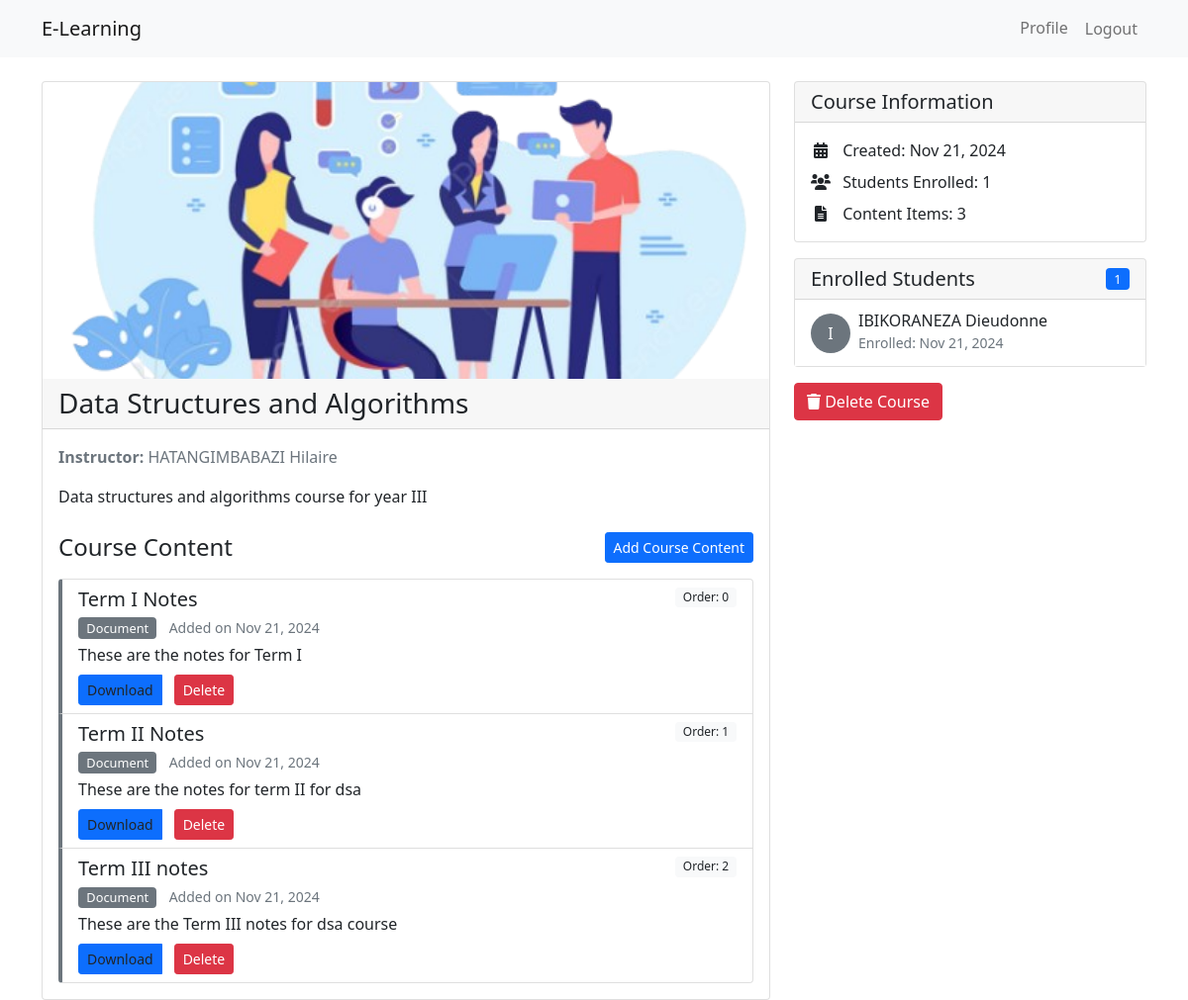
/courses/1/ (signed in), run on an earlier commit of the app's database.
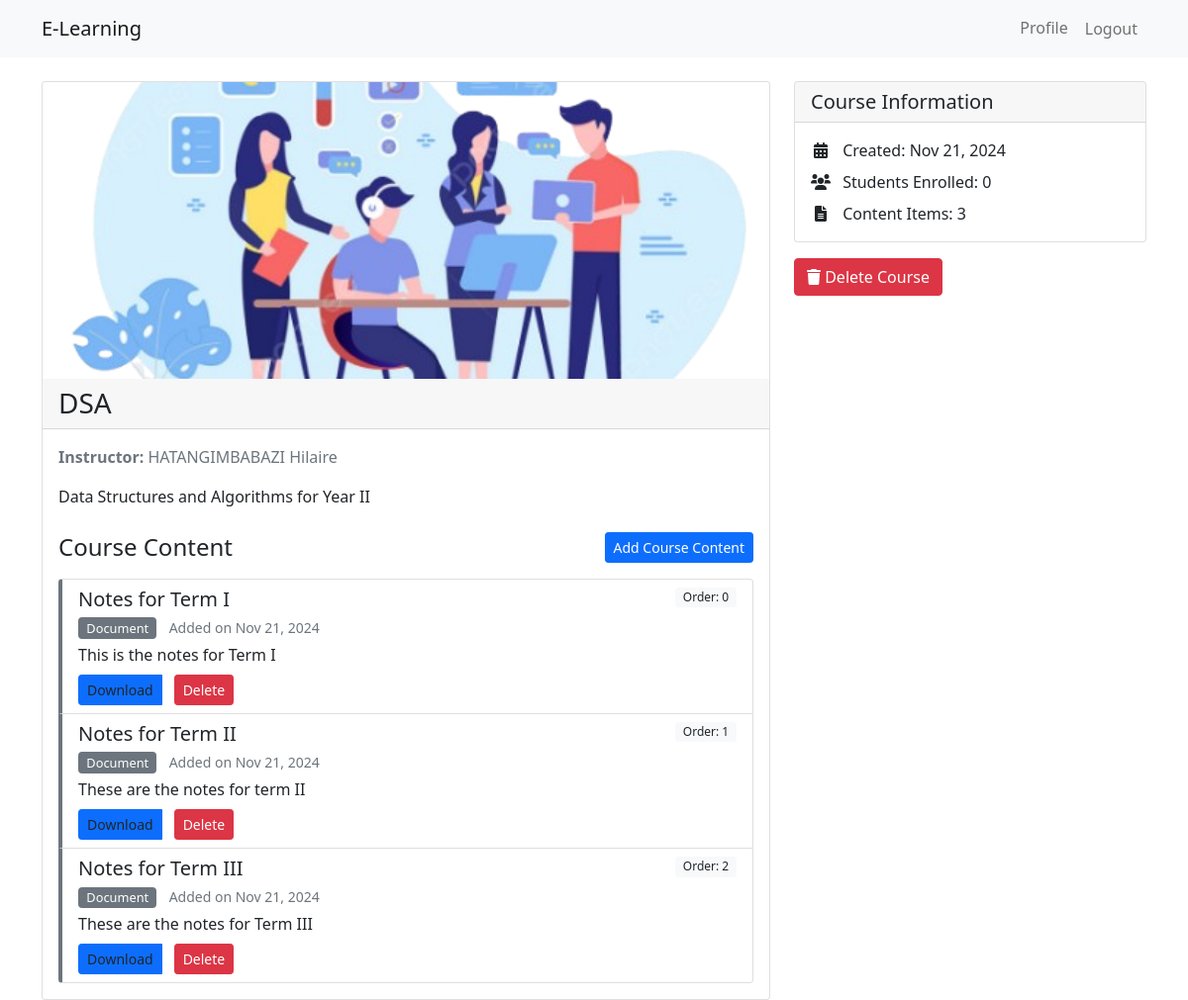
And on a later commit of the database.
### courses/models.py (models this page shows, shortened)
class Course(models.Model):
    title = models.CharField(max_length=200)
    description = models.TextField()
    instructor = models.ForeignKey(
        settings.AUTH_USER_MODEL,
        on_delete=models.CASCADE,
        related_name='courses'
    )
    category = models.ForeignKey(
        Category,
        on_delete=models.SET_NULL,
        null=True,
        related_name='courses'
    )
    image = models.ImageField(upload_to='course_images/', null=True, blank=True)
    created_at = models.DateTimeField(auto_now_add=True)
    updated_at = models.DateTimeField(auto_now=True)
    enrolled_students = models.ManyToManyField(settings.AUTH_USER_MODEL, related_name='enrolled_courses', blank=True)

class CourseContent(models.Model):
    CONTENT_TYPES = (
        ('document', 'Document'),
        ('video', 'Video'),
        ('assignment', 'Assignment'),
    )
    course = models.ForeignKey(Course, on_delete=models.CASCADE, related_name='contents')
    title = models.CharField(max_length=200)
    content_type = models.CharField(max_length=20, choices=CONTENT_TYPES)
    file = models.FileField(
        upload_to='course_contents/',
        validators=[validate_file_extension]
    )
    description = models.TextField(blank=True)
    created_at = models.DateTimeField(auto_now_add=True)
    order = models.PositiveIntegerField(
        default=0,
        help_text="The order in which this content appears in the course"
    )
    class Meta:
        ordering = ['order', 'created_at']

class Enrollment(models.Model):
    student = models.ForeignKey(
        settings.AUTH_USER_MODEL,
        on_delete=models.CASCADE,
        related_name='enrollments'
    )
    course = models.ForeignKey(
        Course,
        on_delete=models.CASCADE,
        related_name='enrollments'
    )
    progress = models.IntegerField(default=0)
    enrolled_at = models.DateTimeField(auto_now_add=True)
    class Meta:
        unique_together = ['student', 'course']
        ordering = ['-enrolled_at']

### users/models.py (models this page shows, shortened)
class CustomUser(AbstractUser):
    ROLE_CHOICES = [
        ('student', 'Student'),
        ('instructor', 'Instructor'),
    ]
    role = models.CharField(max_length=10, choices=ROLE_CHOICES, default='student')
    is_instructor = models.BooleanField(default=False)
    is_student = models.BooleanField(default=True)

### courses/views.py (the view)
# urls.py: path('<int:course_id>/', views.course_detail, name='detail'),
@login_required
def course_detail(request, course_id):
    course = get_object_or_404(Course, id=course_id)
    is_course_instructor = course.instructor == request.user
    is_enrolled = False
    if not is_course_instructor:
        is_enrolled = Enrollment.objects.filter(
            student=request.user,
            course=course
        ).exists()
    context = {
        'course': course,
        'is_course_instructor': is_course_instructor,
        'is_enrolled': is_enrolled,
    }
    if is_course_instructor or is_enrolled:
        context['course_contents'] = course.contents.all().order_by('order')
    if is_course_instructor:
        enrolled_students = (Enrollment.objects
            .filter(course=course)
            .select_related('student')
            .order_by('enrolled_at'))
        context['enrolled_students'] = enrolled_students
        context['enrolled_count'] = enrolled_students.count()
    return render(request, 'courses/course_detail.html', context)

### templates/courses/course_detail.html (shortened to what this page needs)
{% extends "base.html" %}
{% block content %}
<div class="container mt-4">
    <div class="row">
        <div class="col-md-8">
            <div class="card">
                {% if course.image %}
                    <img src="{{ course.image.url }}"
                         class="card-img-top course-image"
                         alt="{{ course.title }}">
                {% endif %}
                <div class="card-header">
                    <h3 class="mb-0">{{ course.title }}</h3>
                </div>
                <div class="card-body">
                    <p class="text-muted">
                        <strong>Instructor:</strong> {{ course.instructor.get_full_name }}
                    </p>
                    <p>{{ course.description }}</p>
                    {% if is_course_instructor or is_enrolled %}
                        <div class="mt-4">
                            <div class="d-flex justify-content-between align-items-center mb-3">
                                <h4 class="mb-0">Course Content</h4>
                                {% if is_course_instructor %}
                                    <a href="{% url 'courses:manage_content' course.id %}" class="btn btn-primary btn-sm">
                                        Add Course Content
                                    </a>
                                {% endif %}
                            </div>
                            {% if course_contents %}
                                <div class="list-group">
                                    {% for content in course_contents %}
                                        <div class="list-group-item">
                                            <div class="d-flex justify-content-between align-items-start">
                                                <div>
                                                    <h5 class="mb-1">{{ content.title }}</h5>
                                                    <p class="mb-1">
                                                        <span class="badge bg-secondary">{{ content.get_content_type_display }}</span>
                                                        <small class="text-muted ms-2">
                                                            Added on {{ content.created_at|date:"M d, Y" }}
                                                        </small>
                                                    </p>
                                                    {% if content.description %}
                                                        <p class="mb-2">{{ content.description }}</p>
                                                    {% endif %}
                                                    <div class="btn-group">
                                                        <a href="{{ content.file.url }}"
                                                           class="btn btn-sm btn-primary"
                                                           download>
                                                            Download
                                                        </a>
                                                        {% if is_course_instructor %}
                                                            <form method="post"
                                                                  action="{% url 'courses:delete_content' course.id content.id %}"
                                                                  class="d-inline-block ms-2"
                                                                  onsubmit="return confirm('Are you sure you want to delete this content?');">
                                                                <button type="submit" class="btn btn-sm btn-danger">Delete</button>
                                                            </form>
                                                        {% endif %}
                                                    </div>
                                                </div>
                                                <span class="badge bg-light text-dark">
                                                    Order: {{ content.order }}
                                                </span>
                                            </div>
                                        </div>
                                    {% endfor %}
                                </div>
                            {% endif %}
                        </div>
                    {% elif not is_enrolled %}
                        <div class="alert alert-warning mt-4">
                            <i class="fas fa-lock"></i> Course content is only available to enrolled students.
                        </div>
                    {% endif %}
                </div>
            </div>
        </div>
        <div class="col-md-4">
            <div class="card">
                <div class="card-header">
                    <h5 class="mb-0">Course Information</h5>
                </div>
                <div class="card-body">
                    <ul class="list-unstyled mb-0">
                        {% if is_course_instructor %}
                        <li class="mb-2">
                            <i class="fas fa-calendar-alt"></i>
                            Created: {{ course.created_at|date:"M d, Y" }}
                        </li>
                        <li class="mb-2">
                            <i class="fas fa-users"></i>
                            Students Enrolled: {{ enrolled_count|default:"0" }}
                        </li>
                        {% if course.contents.all %}
                            <li>
                                <i class="fas fa-file-alt"></i>
                                Content Items: {{ course.contents.count }}
                            </li>
                        {% endif %}
                        {% endif %}
                    </ul>
                </div>
            </div>
            {% if is_course_instructor and enrolled_students %}
            <div class="card mt-3">
                <div class="card-header d-flex justify-content-between align-items-center">
                    <h5 class="mb-0">Enrolled Students</h5>
                    <span class="badge bg-primary">{{ enrolled_students|length }}</span>
                </div>
                <div class="card-body p-0">
                    <div class="list-group list-group-flush">
                        {% for enrollment in enrolled_students %}
                        <div class="list-group-item">
                            <div class="d-flex align-items-center">
                                <div class="rounded-circle bg-secondary text-white d-flex align-items-center justify-content-center me-2"
                                     style="width: 40px; height: 40px;">
                                    {{ enrollment.student.first_name|first|upper }}
                                </div>
                                <div>
                                    <h6 class="mb-0">
                                        <a href="{% url 'users:profile' enrollment.student.id %}"
                                           class="text-decoration-none">
                                            {{ enrollment.student.get_full_name }}
                                        </a>
                                    </h6>
                                    <small class="text-muted">
                                        Enrolled: {{ enrollment.enrolled_at|date:"M d, Y" }}
                                    </small>
                                </div>
                            </div>
                        </div>
                        {% endfor %}
                    </div>
                </div>
            </div>
            {% endif %}
            {% if user == course.instructor %}
            <div class="mt-3">
                <a href="{% url 'courses:delete' course.id %}" class="btn btn-danger">
                    <i class="fas fa-trash"></i> Delete Course
                </a>
            </div>
            {% endif %}
        </div>
    </div>
</div>
{% endblock %}

### templates/base.html (shortened to what this page needs)
<!DOCTYPE html>
<html lang="en">
<head>
    <link href="https://cdn.jsdelivr.net/npm/bootstrap@5.1.3/dist/css/bootstrap.min.css" rel="stylesheet">
    <link rel="stylesheet" href="https://cdnjs.cloudflare.com/ajax/libs/font-awesome/6.0.0/css/all.min.css">
</head>
<body>
    <nav class="navbar navbar-expand-lg navbar-light bg-light">
        <div class="container">
            <a class="navbar-brand" href="{% url 'home' %}">E-Learning</a>
            <div class="navbar-nav ms-auto">
                {% if user.is_authenticated %}
                    <a class="nav-link" href="{% url 'users:view_profile' user.id %}">Profile</a>
                    <form method="post" action="{% url 'users:logout' %}" class="d-inline">
                        <button type="submit" class="btn btn-link nav-link">Logout</button>
                    </form>
                {% else %}
                    <a class="nav-link" href="{% url 'users:login' %}">Login</a>
                    <a class="nav-link" href="{% url 'users:register' %}">Register</a>
                {% endif %}
            </div>
        </div>
    </nav>
    <main>
        {% block content %}
        {% endblock %}
    </main>
</body>
</html>

### templates/courses/course_detail.html (style rules this page uses)
.course-image { width: 100%; height: 300px; object-fit: cover; object-position: center; }
.list-group-item { border-left: 4px solid #6c757d; }
.badge { font-size: 0.8rem; }
.btn-group .btn { margin-right: 0.25rem; }
.list-group-item .badge.bg-light { font-size: 0.75rem; }
.card-body i { width: 20px; margin-right: 8px; text-align: center; }
.list-group-item a { color: #212529; }
.badge { font-weight: 500; }

What changed in the data, as far as the page shows it:
removed CourseContent: title "Term I Notes", content_type "Document", created_at "Nov 21, 2024", description "These are the notes for Term I", order "0"
removed Enrollment: student.first_name|first "I", student.get_full_name "IBIKORANEZA Dieudonne", enrolled_at "Nov 21, 2024"
changed Course "HATANGIMBABAZI Hilaire": title "Data Structures and Algorithms" → "DSA"; description "Data structures and algorithms course for year III" → "Data Structures and Algorithms for Year II"
added CourseContent: title "Notes for Term I", content_type "Document", created_at "Nov 21, 2024", description "This is the notes for Term I", order "0"
changed CourseContent: title "Term II Notes" → "Notes for Term II"; description "These are the notes for term II for dsa" → "These are the notes for term II"
changed CourseContent: title "Term III notes" → "Notes for Term III"; description "These are the Term III notes for dsa course" → "These are the notes for Term III"
Also different on the page:
{{ enrolled_count|default:"0" }}: "1" → "0"
{{ enrolled_students|length }}: "1" → (not shown)
text no longer shown: "Enrolled Students"
